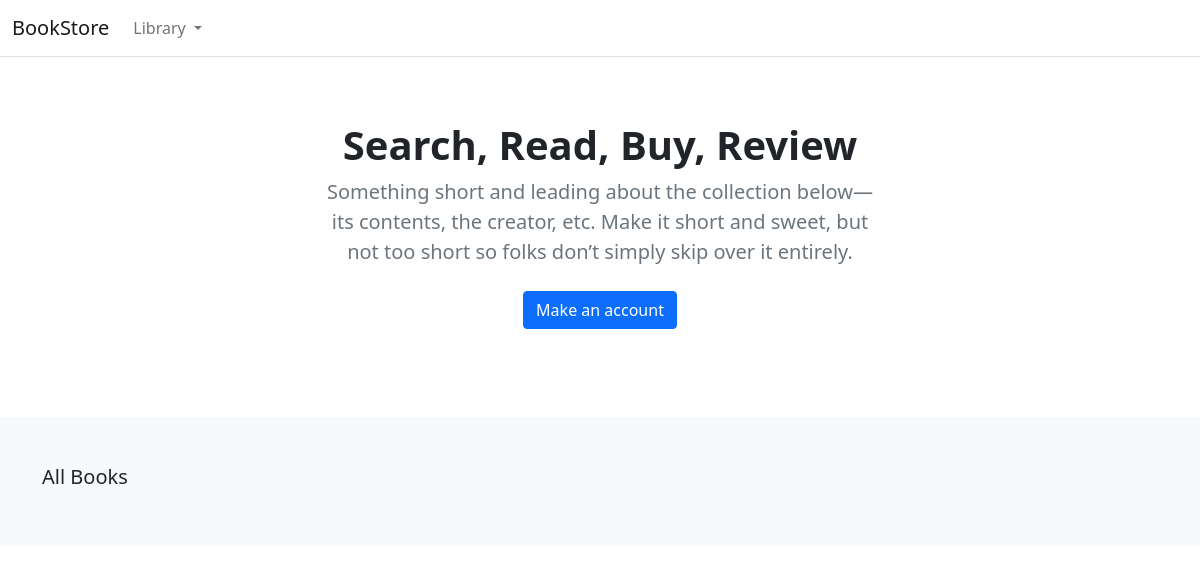
/, run on an earlier commit of the app's database.
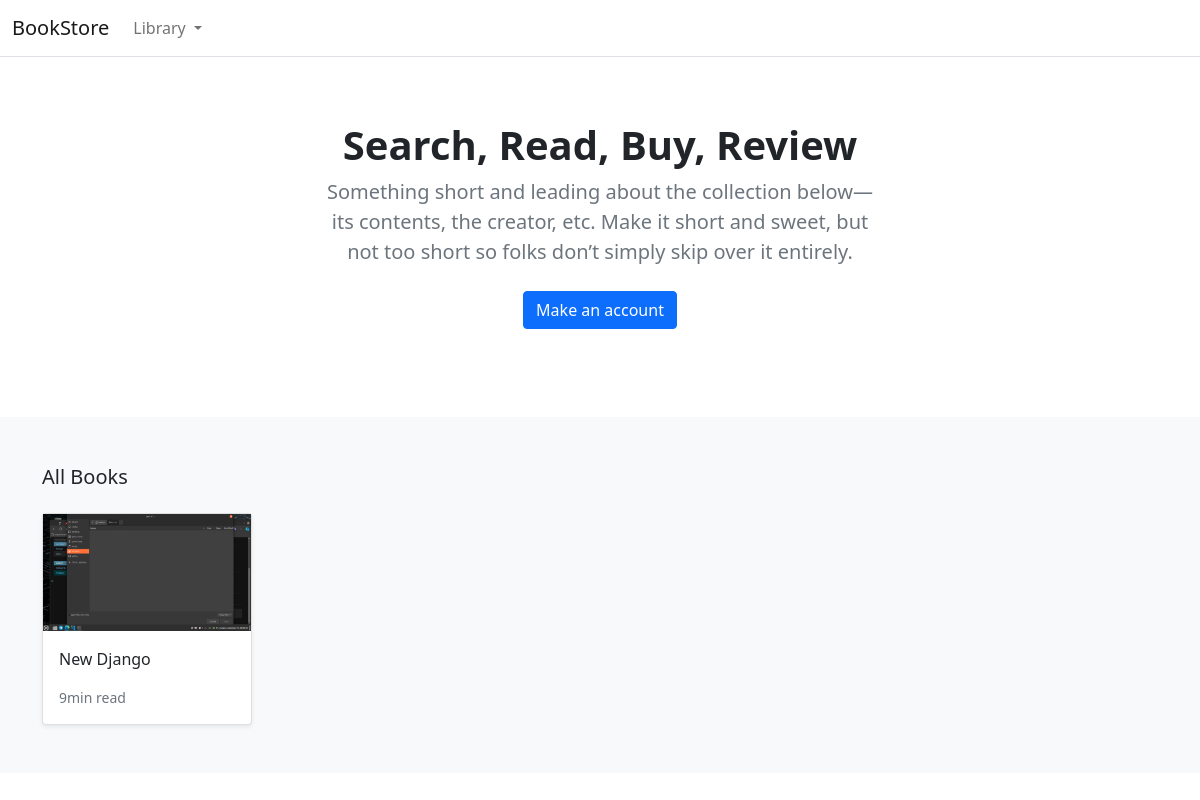
And on a later commit of the database.
### myapp/models.py (models this page shows, shortened)
class Product(models.Model):
    category = models.ForeignKey(Category, related_name='category', on_delete=models.CASCADE)
    created_by = models.ForeignKey(User, related_name='created_by', on_delete=models.CASCADE)
    title = models.CharField(max_length=255)
    author = models.CharField(max_length=255, default='admin')
    description = models.TextField(blank=True)
    image = models.ImageField(upload_to='images/')
    price = models.DecimalField(max_digits=8, decimal_places=2)
    slug = models.SlugField(max_length=255)
    in_stock = models.BooleanField(default=True)
    created = models.DateTimeField(auto_now_add=True)
    updated = models.DateTimeField(auto_now_add=True)
    is_active = models.BooleanField(default=True)
    objects = models.Manager()
    products = ProductManager()
    class Meta:
        verbose_name_plural = 'products'
        ordering = ('-created',)
    def get_absolute_url(self):
        return reverse('myapp:product_detail', args=[self.slug])

### myapp/views.py (the view)
# urls.py: path('', views.product_all, name='product_all'),
def product_all(request):
    products = Product.products.all()
    return render(request, 'home.html', {'products':products})

### myapp/models.py (called while the page is built)
    def get_queryset(self):
        return super(ProductManager, self).get_queryset().filter(is_active=True)

    def get_absolute_url(self):
        return reverse('myapp:category_list', args=[self.slug])

### myapp/views.py (called while the page is built)
def categories(request):
    return {
        'categories': Category.objects.all()
    }

### myapp/templates/home.html (shortened to what this page needs)
{% extends "./base.html" %}
{% load static %}
{% block content %}
<main>
  <section class="py-5 text-center container">
    <div class="row py-lg-3">
      <div class="col-lg-6 col-md-8 mx-auto">
        <h1 class="h1 fw-bold">Search, Read, Buy, Review</h1>
        <p class="lead text-muted">Something short and leading about the collection below—its contents, the creator,
          etc. Make it short and sweet, but not too short so folks don’t simply skip over it entirely.</p>
        <p>
          <a href="#" class="btn btn-primary my-2">Make an account</a>
        </p>
      </div>
    </div>
  </section>
  <div class="album py-5 bg-light">
    <div class="container">
      <div class="pb-3 h5">All Books</div>
      <div class="row row-cols-1 row-cols-sm-2 row-cols-md-5 g-3">
        {% for product in products %}
        <div class="col">
          <div class="card shadow-sm">
            <img class="img-fluid" alt="Responsive image" src="{{ product.image.url }}">
            <div class="card-body">
              <p class="card-text">
                <a class="text-dark text-decoration-none" href="{{ product.get_absolute_url }}">{{ product.title }}</a>
              </p>
              <div class="d-flex justify-content-between align-items-center">
                <small class="text-muted">9min read</small>
              </div>
            </div>
          </div>
        </div>
        {% endfor %}
      </div>
    </div>
  </div>
</main>
{% endblock %}

What changed in the data, as far as the page shows it:
added Product: image (picture), title "New Django"
